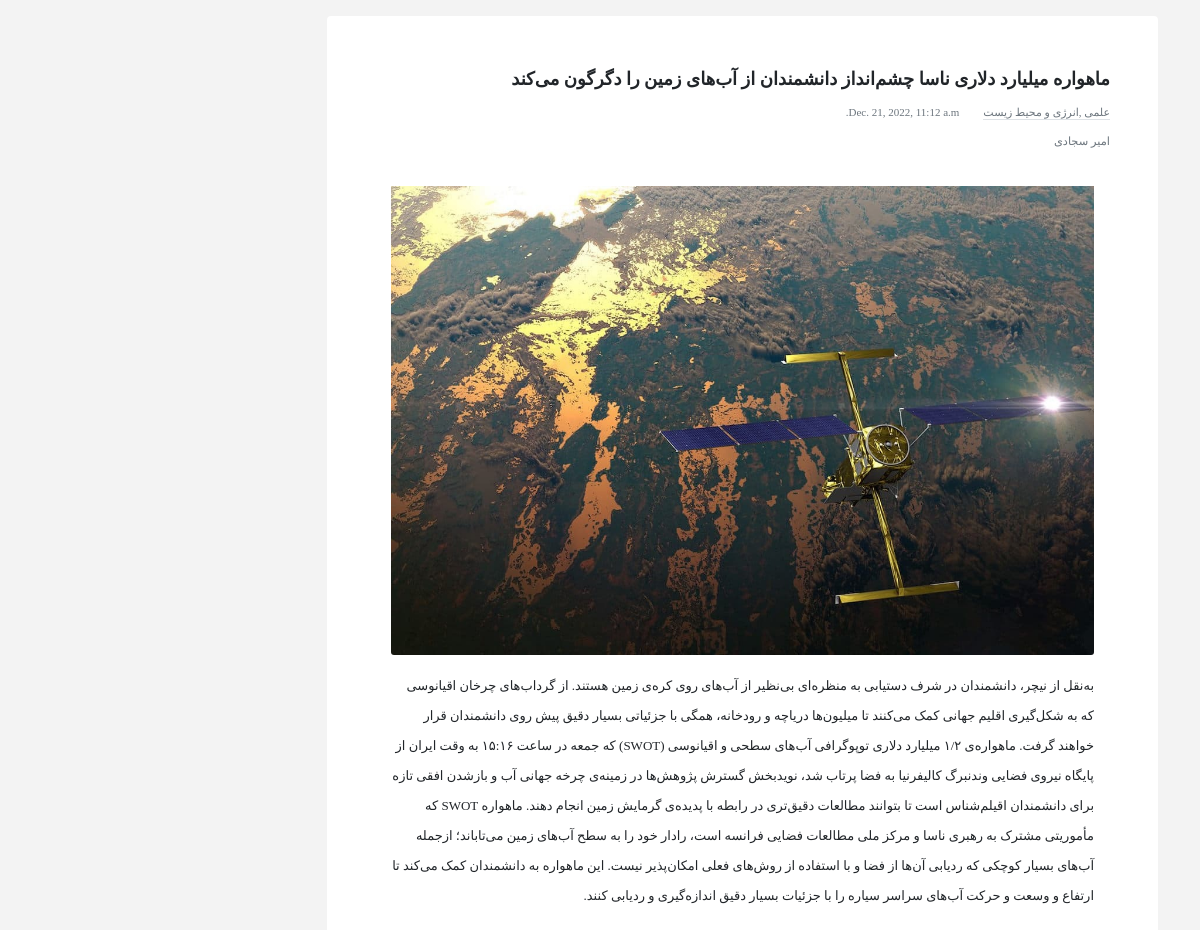
The page /articles/nasa-swot-satellite-launches on the database its author committed.
### article_module/models.py (models this page shows, shortened)
class Article(models.Model):
    title = models.CharField(max_length=300, verbose_name="عنوان مقاله")
    slug = models.SlugField(max_length=400, allow_unicode=True, db_index=True, verbose_name="عنوان در url")
    image = models.ImageField(upload_to="images/articles", verbose_name="تصویر مقاله")
    short_description = models.TextField(verbose_name="توضحیات مختصر")
    text = models.TextField(verbose_name="توضیحات مقاله")
    is_active = models.BooleanField(default=True, verbose_name="فعال / غیرفعال")
    selected_categories = models.ManyToManyField(to="ArticleCategory", verbose_name="دسته بندی های مقاله")
    author = models.ForeignKey(User, verbose_name="نویسنده", null=True, editable=False, on_delete=models.CASCADE)
    create_date = models.DateTimeField(auto_now_add=True, verbose_name="تاریخ ایجاد", editable=False)
    view_count = models.IntegerField(default=0, verbose_name="تعداد بازدید")
    is_suggest = models.BooleanField(default=False, verbose_name="پیشنهاد سردبیر")
    is_slider = models.BooleanField(default=False, verbose_name="نمایش در اسلایدر")
    class Meta:
        verbose_name = "مقاله"
        verbose_name_plural = "مقالات"

class ArticleCategory(models.Model):
    parent = models.ForeignKey("ArticleCategory",null=True,blank=True,on_delete=models.CASCADE ,verbose_name="دسته بندی")
    title = models.CharField(max_length=200, verbose_name="عنوان دسته بندی")
    url_title = models.CharField(max_length=200,unique=True, verbose_name="عنوان  دسته بندی در url")
    is_active = models.BooleanField(default=True, verbose_name="فعال / غیرفعال")
    is_article = models.BooleanField(default=True, verbose_name="مقاله میباشد")
    class Meta:
        verbose_name = "دسته بندی مقالات"
        verbose_name_plural = "دسته بندی های مقالات"

### account_module/models.py (models this page shows)
class User(AbstractUser):
    mobile = models.CharField(max_length=20)
    email_activation_code = models.CharField(max_length=100, verbose_name="کد فعال سازی")
    class Meta:
        verbose_name = "کاربر"
        verbose_name_plural = "کاربران"
    def __str__(self):
        if self.first_name is not "" and self.last_name is not "" :
            return self.get_full_name()
        return self.email

### article_module/views.py (the view)
# urls.py: path("articles/<slug:slug>", detailPageView.as_view(), name="detail-page"),
class detailPageView(DetailView):
    model = Article
    template_name = "article_module/body_components/detailPage/main_side-details.html"

### article_module/templates/article_module/body_components/detailPage/main_side-details.html (shortened to what this page needs)
{% extends 'home_module/detailPage.html' %}
{% load jalali_tags %}
{% block main-side %}
    <div id="main-side" class="col-md-9 col-lg-9">
                    <div class="card mb-3 p-5">
                        <h5 class="card-title">{{ article.title }}</h5>
                        <div class="my-2" style="display: flex;flex-direction: row">
                        {% for cat in article.selected_categories.all %}
                            <a class="category_link" href="{% url 'home-page-by-category' category=cat.url_title %}">
                            {% if article.selected_categories.last == cat %}
                                <h6 class="card-subtitle text-muted border-bottom"> {{ cat.title }} </h6>
                                {% else %}
                                <h6 class="card-subtitle text-muted border-bottom"> {{ cat.title }} , </h6>
                            {% endif %}
                            </a>
                            {% endfor %}
                            <h6 class="card-subtitle text-muted pe-4">{{ article.create_date |to_jalali }}</h6>
                        </div>
                        <p class="card-text"><small class="text-muted">{{ article.author }}</small></p>
                          <div class="card-body">
                              <img class="card-img-bottom" src="{{ article.image.url }}" alt="Card image cap">
                            <p class="card-text my-3" style="line-height: 30px">
                                {{ article.text }}
                            </p>
                          </div>
                    </div>
    </div>
{% endblock %}

### static/css/setting.css (style rules this page uses)
body { background-color: #f3f3f3; }

### static/css/header-style.css (style rules this page uses)
* { list-style: none; text-decoration: none !important; }

### static/css/main-side.css (style rules this page uses)
#main-side .card { text-align: right; font-family: "IranSans"; font-size: 12px; border: none; }
#main-side .card { border-bottom: 1px solid #e5e5e5e1; }
#main-side .card a { color: #000; }
#main-side .card img { width: 100%; }
#main-side .card h5 { font-weight: bold; font-size: 18px; line-height: 30px; }
#main-side .card h6 { font-size: 11px; }
#main-side .card .card-text { font-size: 13px; line-height: 25px; }

### static/css/footer.css (style rules this page uses)
footer h5,h6 { color: #fff; text-align: right; }

### rows shown on the page
Article: title "ماهواره میلیارد دلاری ناسا چشم‌انداز دانشمندان از آب‌های زمین را دگرگون می‌کند", create_date|to_jalali "Dec. 21, 2022, 11:12 a.m.", author "امیر سجادی", image (picture), text "به‌نقل از نیچر، دانشمندان در شرف دستیابی به منظره‌ای بی‌نظیر از آب‌های روی کره‌ی زمین هستند. از گرداب‌های چرخان اقیانوسی که به شکل‌گیری اقلیم جهانی کمک می‌کنند تا میلیون‌ها دریاچه و رودخانه، همگی با جزئیاتی بسیار دقیق پیش روی دانشمندان قرار خواهند گرفت. ماهواره‌ی ۱/۲ میلیارد دلاری توپوگرافی آب‌های سطحی و اقیانوسی (SWOT) که جمعه در ساعت ۱۵:۱۶ به وقت ایران از پایگاه نیروی فضایی وندنبرگ کالیفرنیا به فضا پرتاب شد، نویدبخش گسترش پژوهش‌ها در زمینه‌ی چرخه جهانی آب و بازشدن افقی تازه برای دانشمندان اقیلم‌شناس است تا بتوانند مطالعات دقیق‌تری در رابطه با پدیده‌ی گرمایش زمین انجام دهند. ماهواره SWOT که مأموریتی مشترک به رهبری ناسا و مرکز ملی مطالعات فضایی فرانسه است، رادار خود را به سطح آب‌های زمین…"
ArticleCategory: title "علمی"
ArticleCategory: title "انرژی و محیط زیست"
